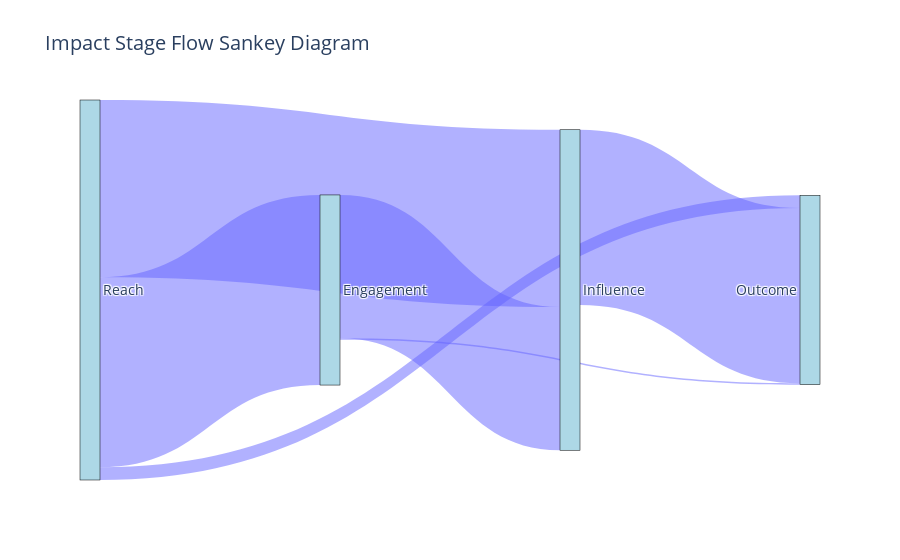

The notebook cell this image was saved under:
### Code cell
stage_to_idx = {stage: idx for idx, stage in enumerate(stage_labels)}
sources, targets, values = [], [], []

for (src, tgt), count in transition_counter.items():
    if src in stage_to_idx and tgt in stage_to_idx:
        sources.append(stage_to_idx[src])
        targets.append(stage_to_idx[tgt])
        values.append(count)

import plotly.graph_objects as go

fig = go.Figure(data=[go.Sankey(
    node=dict(
        pad=15,
        thickness=20,
        line=dict(color="black", width=0.5),
        label=stage_labels,
        color="lightblue"
    ),
    link=dict(
        source=sources,
        target=targets,
        value=values,
        color="rgba(100,100,255,0.5)"
    )
)])

fig.update_layout(title_text="Impact Stage Flow Sankey Diagram", font_size=14)
fig.show()

### Figure 1 — Plotly figure (JSON) as saved in the notebook; plotly's stock layout.template omitted (floating-point values rounded to 4 significant figures)
{"data": [{"link": {"color": "rgba(100,100,255,0.5)", "source": [0, 1, 2, 0, 0, 1], "target": [1, 2, 3, 2, 3, 3], "value": [2313, 1744, 2132, 2155, 155, 17]}, "node": {"color": "lightblue", "label": ["Reach", "Engagement", "Influence", "Outcome"], "line": {"color": "black", "width": 0.5}, "pad": 15, "thickness": 20}, "type": "sankey"}], "layout": {"font": {"size": 14}, "title": {"text": "Impact Stage Flow Sankey Diagram"}}}
